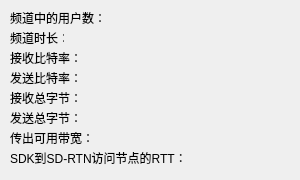
<?xml version="1.0" encoding="UTF-8"?>
<ui version="4.0">
 <class>Form</class>
 <widget class="QWidget" name="Form">
  <property name="geometry">
   <rect>
    <x>0</x>
    <y>0</y>
    <width>300</width>
    <height>180</height>
   </rect>
  </property>
  <property name="windowTitle">
   <string>Form</string>
  </property>
  <widget class="QLabel" name="label">
   <property name="geometry">
    <rect>
     <x>10</x>
     <y>10</y>
     <width>91</width>
     <height>15</height>
    </rect>
   </property>
   <property name="text">
    <string>频道中的用户数：</string>
   </property>
  </widget>
  <widget class="QLabel" name="channelPeopleNum">
   <property name="geometry">
    <rect>
     <x>110</x>
     <y>10</y>
     <width>141</width>
     <height>15</height>
    </rect>
   </property>
   <property name="text">
    <string/>
   </property>
  </widget>
  <widget class="QLabel" name="label_2">
   <property name="geometry">
    <rect>
     <x>10</x>
     <y>30</y>
     <width>54</width>
     <height>15</height>
    </rect>
   </property>
   <property name="text">
    <string>频道时长：</string>
   </property>
  </widget>
  <widget class="QLabel" name="duration">
   <property name="geometry">
    <rect>
     <x>70</x>
     <y>30</y>
     <width>54</width>
     <height>15</height>
    </rect>
   </property>
   <property name="text">
    <string/>
   </property>
  </widget>
  <widget class="QLabel" name="label_4">
   <property name="geometry">
    <rect>
     <x>10</x>
     <y>50</y>
     <width>71</width>
     <height>16</height>
    </rect>
   </property>
   <property name="text">
    <string>接收比特率：</string>
   </property>
  </widget>
  <widget class="QLabel" name="recvbitrate">
   <property name="geometry">
    <rect>
     <x>90</x>
     <y>50</y>
     <width>71</width>
     <height>16</height>
    </rect>
   </property>
   <property name="text">
    <string/>
   </property>
  </widget>
  <widget class="QLabel" name="label_6">
   <property name="geometry">
    <rect>
     <x>10</x>
     <y>70</y>
     <width>71</width>
     <height>15</height>
    </rect>
   </property>
   <property name="text">
    <string>发送比特率：</string>
   </property>
  </widget>
  <widget class="QLabel" name="sendbitrate">
   <property name="geometry">
    <rect>
     <x>80</x>
     <y>70</y>
     <width>54</width>
     <height>15</height>
    </rect>
   </property>
   <property name="text">
    <string/>
   </property>
  </widget>
  <widget class="QLabel" name="label_8">
   <property name="geometry">
    <rect>
     <x>10</x>
     <y>90</y>
     <width>71</width>
     <height>15</height>
    </rect>
   </property>
   <property name="text">
    <string>接收总字节：</string>
   </property>
  </widget>
  <widget class="QLabel" name="recvbytes">
   <property name="geometry">
    <rect>
     <x>80</x>
     <y>90</y>
     <width>151</width>
     <height>16</height>
    </rect>
   </property>
   <property name="text">
    <string/>
   </property>
  </widget>
  <widget class="QLabel" name="label_10">
   <property name="geometry">
    <rect>
     <x>10</x>
     <y>110</y>
     <width>71</width>
     <height>15</height>
    </rect>
   </property>
   <property name="text">
    <string>发送总字节：</string>
   </property>
  </widget>
  <widget class="QLabel" name="sendbytes">
   <property name="geometry">
    <rect>
     <x>80</x>
     <y>110</y>
     <width>151</width>
     <height>16</height>
    </rect>
   </property>
   <property name="text">
    <string/>
   </property>
  </widget>
  <widget class="QLabel" name="label_12">
   <property name="geometry">
    <rect>
     <x>10</x>
     <y>130</y>
     <width>81</width>
     <height>15</height>
    </rect>
   </property>
   <property name="text">
    <string>传出可用带宽：</string>
   </property>
  </widget>
  <widget class="QLabel" name="bandwidth">
   <property name="geometry">
    <rect>
     <x>100</x>
     <y>130</y>
     <width>131</width>
     <height>16</height>
    </rect>
   </property>
   <property name="text">
    <string/>
   </property>
  </widget>
  <widget class="QLabel" name="label_14">
   <property name="geometry">
    <rect>
     <x>10</x>
     <y>150</y>
     <width>191</width>
     <height>16</height>
    </rect>
   </property>
   <property name="text">
    <string>SDK到SD-RTN访问节点的RTT：</string>
   </property>
  </widget>
  <widget class="QLabel" name="rttdelay">
   <property name="geometry">
    <rect>
     <x>210</x>
     <y>150</y>
     <width>71</width>
     <height>16</height>
    </rect>
   </property>
   <property name="text">
    <string/>
   </property>
  </widget>
 </widget>
 <resources/>
 <connections/>
</ui>
